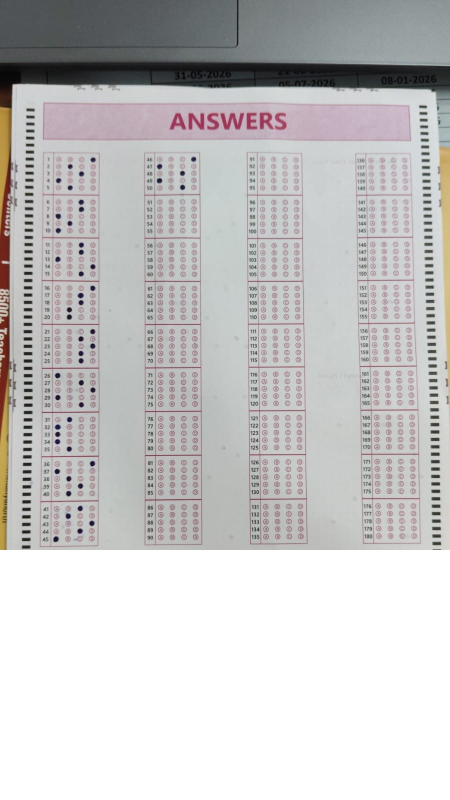
#> input picture assets/back_template_1.jpg, 900 x 1600 px (shown at 1/2 size)
$ python -i rail_fallback.py   (imports and definitions only)
#> lines starting #> are read from the running program, lines starting #| are printed output that depends on the picture; after the words box and inside, x2 and y2 are one past the last pixel; in counts of white or black regions, pixels touching at a corner belong together
#> further down, picture is the input picture: shape (1600, 900, 3); mean B, G, R 197.3, 197.2, 198.5
"""R8.1-inspired timing-rail photo reader for the fixed Sri Chaitanya OMR.

It uses the edge registration bars to rectify the page and then the printed
5-question row separators for vertical correction. It is independent of the
primary pink-grid reader, so disagreements are flagged for human review.
"""
from __future__ import annotations
import cv2
import numpy as np
from omr_engine import Scan, GridNotFound

REF_W, REF_H = 1653, 2338
# Coordinates calibrated in the old, successful YSTT rail-grid scanner.
ANSWER_X = [[166,212,257,301],[560,606,651,695],
            [961,1006,1052,1096],[1397,1443,1489,1534]]
LEFT=(49.739041142679284,0.05607905298586524,101.01217688339575,28.047112125020032)
RIGHT=(1604.9491355970667,0.0956747765691419,69.0698336700528,27.97433684949856)


def _find_rail(gray, side):
#> called with side = 'left'
    h,w=gray.shape
#> h = 1600; w = 900
    black=(gray<140).astype('uint8')
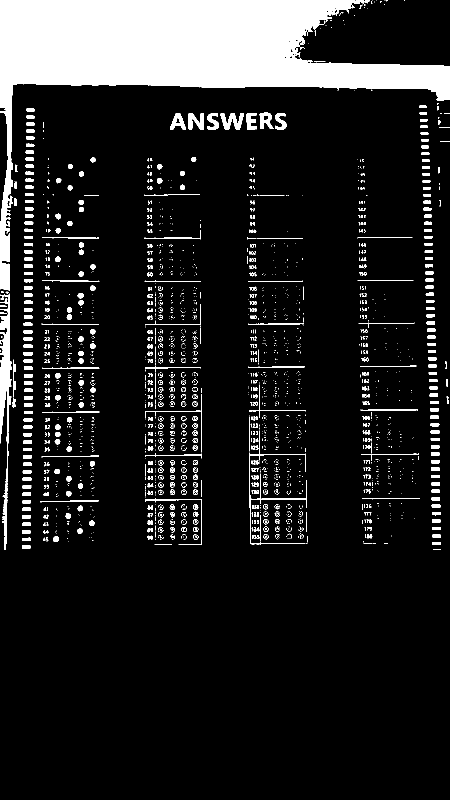
#> black: shape (1600, 900) (shown at 1/2 size); values 0 (black) and 1 (white), 12.3% white; 2418 white regions (1971 under 20 px), largest, box (x1, y1, x2, y2) and area: (0, 0, 900, 582) 128833, (0, 587, 24, 1100) 4776, (498, 861, 613, 1089) 944
    n,_,stats,centroids=cv2.connectedComponentsWithStats(black,8)
#> n = 2419; stats = 2419 rows, first 6: [0, 0, 900, 1600, 1262360], [0, 0, 900, 582, 128833], [744, 0, 1, 1, 1], [752, 0, 1, 1, 1], [768, 0, 1, 1, 1], [771, 0, 5, 3, 9]; centroids = 2419 pairs, first value 0.5 to 895, second value 0 to 1099
    found=[]
    sx=w/900.;sy=h/1600.
#> after `sx = w / 900.0`: sx = 1
#> after `sy = h / 1600.0`: sy = 1
    for i,(x,y,ww,hh,area) in enumerate(stats[1:],1):
        at_edge=(.008*w<x<.17*w) if side=='left' else (.83*w<x<.997*w)
        if (at_edge and .085*h<y<.955*h and
            8*sx<=ww<=29*sx and 2*sy<=hh<=13*sy and area>=23*sx*sy):
            found.append((float(centroids[i][0]),float(centroids[i][1])))
#> this loop made 2418 passes
#> at_edge on passes 62, 64, 66: True, True, True
#> after the loop, found = 86 pairs, first value 51.88 to 140, second value 219.5 to 1093.6
    if len(found)<55:
        raise GridNotFound('Registration marks not detected; retake photo with the page edges visible.')
    pts=np.array(found)
#> pts has the same summary as found
    # Robustly fit the mostly-vertical black rail, excluding unrelated marks.
    best=np.zeros(0,dtype=int)
    rng=np.random.default_rng(13)
    for _ in range(500):
        a,b=rng.choice(len(pts),size=2,replace=False)
        if abs(pts[a,1]-pts[b,1])<.18*h:continue
        slope=(pts[a,0]-pts[b,0])/(pts[a,1]-pts[b,1])
        if abs(slope)>.20:continue
        zero=pts[a,0]-slope*pts[a,1]
        keep=np.where(np.abs(pts[:,0]-slope*pts[:,1]-zero)<5*sx)[0]
        if len(keep)>len(best):best=keep
#> this loop made 500 passes
#> (a, b) on passes 1, 5, 8: (76, 74), (51, 52), (24, 41)
#> after the loop, best = 61 values from 0 to 85
    if len(best)<65:
#> (the run stopped early here; a loop or call above may not have finished)
